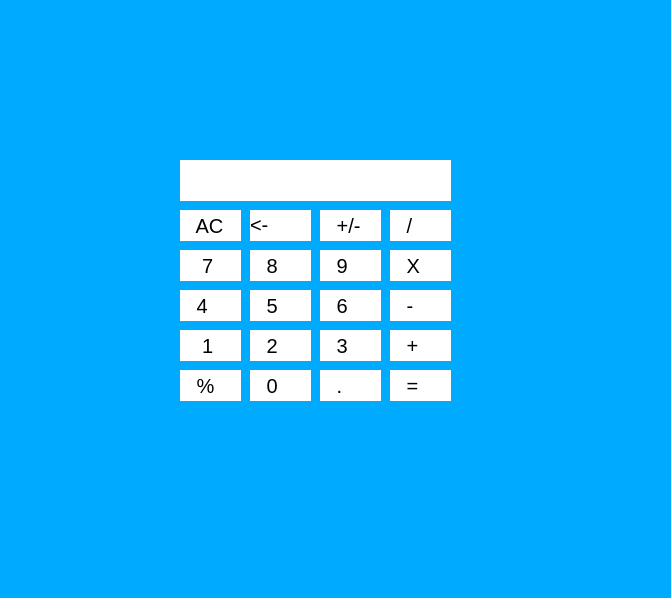
<?xml version="1.0" encoding="UTF-8"?>
<ui version="4.0">
 <class>MainWindow</class>
 <widget class="QMainWindow" name="MainWindow">
  <property name="geometry">
   <rect>
    <x>0</x>
    <y>0</y>
    <width>671</width>
    <height>598</height>
   </rect>
  </property>
  <property name="windowTitle">
   <string>MainWindow</string>
  </property>
  <property name="styleSheet">
   <string notr="true">background:rgb(0, 170, 255)</string>
  </property>
  <widget class="QWidget" name="centralwidget">
   <widget class="QLabel" name="label">
    <property name="geometry">
     <rect>
      <x>180</x>
      <y>250</y>
      <width>61</width>
      <height>31</height>
     </rect>
    </property>
    <property name="font">
     <font>
      <pointsize>15</pointsize>
     </font>
    </property>
    <property name="styleSheet">
     <string notr="true">background:rgb(255, 255, 255)</string>
    </property>
    <property name="text">
     <string>    7</string>
    </property>
   </widget>
   <widget class="QLabel" name="label_4">
    <property name="geometry">
     <rect>
      <x>180</x>
      <y>370</y>
      <width>61</width>
      <height>31</height>
     </rect>
    </property>
    <property name="font">
     <font>
      <pointsize>15</pointsize>
     </font>
    </property>
    <property name="styleSheet">
     <string notr="true">background:rgb(255, 255, 255)</string>
    </property>
    <property name="text">
     <string>   %</string>
    </property>
   </widget>
   <widget class="QLabel" name="label_5">
    <property name="geometry">
     <rect>
      <x>180</x>
      <y>330</y>
      <width>61</width>
      <height>31</height>
     </rect>
    </property>
    <property name="font">
     <font>
      <pointsize>15</pointsize>
     </font>
    </property>
    <property name="styleSheet">
     <string notr="true">background:rgb(255, 255, 255)</string>
    </property>
    <property name="text">
     <string>    1</string>
    </property>
   </widget>
   <widget class="QLabel" name="label_6">
    <property name="geometry">
     <rect>
      <x>180</x>
      <y>290</y>
      <width>61</width>
      <height>31</height>
     </rect>
    </property>
    <property name="font">
     <font>
      <pointsize>15</pointsize>
     </font>
    </property>
    <property name="styleSheet">
     <string notr="true">background:rgb(255, 255, 255)</string>
    </property>
    <property name="text">
     <string>   4</string>
    </property>
   </widget>
   <widget class="QLabel" name="label_7">
    <property name="geometry">
     <rect>
      <x>250</x>
      <y>290</y>
      <width>61</width>
      <height>31</height>
     </rect>
    </property>
    <property name="font">
     <font>
      <pointsize>15</pointsize>
     </font>
    </property>
    <property name="styleSheet">
     <string notr="true">background:rgb(255, 255, 255)</string>
    </property>
    <property name="text">
     <string>   5</string>
    </property>
   </widget>
   <widget class="QLabel" name="label_2">
    <property name="geometry">
     <rect>
      <x>250</x>
      <y>250</y>
      <width>61</width>
      <height>31</height>
     </rect>
    </property>
    <property name="font">
     <font>
      <pointsize>15</pointsize>
     </font>
    </property>
    <property name="styleSheet">
     <string notr="true">background:rgb(255, 255, 255)</string>
    </property>
    <property name="text">
     <string>   8</string>
    </property>
   </widget>
   <widget class="QLabel" name="label_8">
    <property name="geometry">
     <rect>
      <x>250</x>
      <y>370</y>
      <width>61</width>
      <height>31</height>
     </rect>
    </property>
    <property name="font">
     <font>
      <pointsize>15</pointsize>
     </font>
    </property>
    <property name="styleSheet">
     <string notr="true">background:rgb(255, 255, 255)</string>
    </property>
    <property name="text">
     <string>   0</string>
    </property>
   </widget>
   <widget class="QLabel" name="label_9">
    <property name="geometry">
     <rect>
      <x>250</x>
      <y>330</y>
      <width>61</width>
      <height>31</height>
     </rect>
    </property>
    <property name="font">
     <font>
      <pointsize>15</pointsize>
     </font>
    </property>
    <property name="styleSheet">
     <string notr="true">background:rgb(255, 255, 255)</string>
    </property>
    <property name="text">
     <string>   2</string>
    </property>
   </widget>
   <widget class="QLabel" name="label_10">
    <property name="geometry">
     <rect>
      <x>320</x>
      <y>290</y>
      <width>61</width>
      <height>31</height>
     </rect>
    </property>
    <property name="font">
     <font>
      <pointsize>15</pointsize>
     </font>
    </property>
    <property name="styleSheet">
     <string notr="true">background:rgb(255, 255, 255)</string>
    </property>
    <property name="text">
     <string>   6</string>
    </property>
   </widget>
   <widget class="QLabel" name="label_3">
    <property name="geometry">
     <rect>
      <x>320</x>
      <y>250</y>
      <width>61</width>
      <height>31</height>
     </rect>
    </property>
    <property name="font">
     <font>
      <pointsize>15</pointsize>
     </font>
    </property>
    <property name="styleSheet">
     <string notr="true">background:rgb(255, 255, 255)</string>
    </property>
    <property name="text">
     <string>   9</string>
    </property>
   </widget>
   <widget class="QLabel" name="label_11">
    <property name="geometry">
     <rect>
      <x>320</x>
      <y>370</y>
      <width>61</width>
      <height>31</height>
     </rect>
    </property>
    <property name="font">
     <font>
      <pointsize>15</pointsize>
     </font>
    </property>
    <property name="styleSheet">
     <string notr="true">background:rgb(255, 255, 255)</string>
    </property>
    <property name="text">
     <string>   .</string>
    </property>
   </widget>
   <widget class="QLabel" name="label_12">
    <property name="geometry">
     <rect>
      <x>320</x>
      <y>330</y>
      <width>61</width>
      <height>31</height>
     </rect>
    </property>
    <property name="font">
     <font>
      <pointsize>15</pointsize>
     </font>
    </property>
    <property name="styleSheet">
     <string notr="true">background:rgb(255, 255, 255)</string>
    </property>
    <property name="text">
     <string>   3</string>
    </property>
   </widget>
   <widget class="QLabel" name="label_13">
    <property name="geometry">
     <rect>
      <x>390</x>
      <y>290</y>
      <width>61</width>
      <height>31</height>
     </rect>
    </property>
    <property name="font">
     <font>
      <pointsize>15</pointsize>
     </font>
    </property>
    <property name="styleSheet">
     <string notr="true">background:rgb(255, 255, 255)</string>
    </property>
    <property name="text">
     <string>   -</string>
    </property>
   </widget>
   <widget class="QLabel" name="label_14">
    <property name="geometry">
     <rect>
      <x>390</x>
      <y>250</y>
      <width>61</width>
      <height>31</height>
     </rect>
    </property>
    <property name="font">
     <font>
      <pointsize>15</pointsize>
     </font>
    </property>
    <property name="styleSheet">
     <string notr="true">background:rgb(255, 255, 255)</string>
    </property>
    <property name="text">
     <string>   X</string>
    </property>
   </widget>
   <widget class="QLabel" name="label_15">
    <property name="geometry">
     <rect>
      <x>390</x>
      <y>370</y>
      <width>61</width>
      <height>31</height>
     </rect>
    </property>
    <property name="font">
     <font>
      <pointsize>15</pointsize>
     </font>
    </property>
    <property name="styleSheet">
     <string notr="true">background:rgb(255, 255, 255)</string>
    </property>
    <property name="text">
     <string>   =</string>
    </property>
   </widget>
   <widget class="QLabel" name="label_16">
    <property name="geometry">
     <rect>
      <x>390</x>
      <y>330</y>
      <width>61</width>
      <height>31</height>
     </rect>
    </property>
    <property name="font">
     <font>
      <pointsize>15</pointsize>
     </font>
    </property>
    <property name="styleSheet">
     <string notr="true">background:rgb(255, 255, 255)</string>
    </property>
    <property name="text">
     <string>   +</string>
    </property>
   </widget>
   <widget class="QLabel" name="label_17">
    <property name="geometry">
     <rect>
      <x>250</x>
      <y>210</y>
      <width>61</width>
      <height>31</height>
     </rect>
    </property>
    <property name="font">
     <font>
      <pointsize>15</pointsize>
     </font>
    </property>
    <property name="styleSheet">
     <string notr="true">background:rgb(255, 255, 255)</string>
    </property>
    <property name="text">
     <string>   &lt;-</string>
    </property>
   </widget>
   <widget class="QLabel" name="label_18">
    <property name="geometry">
     <rect>
      <x>180</x>
      <y>210</y>
      <width>61</width>
      <height>31</height>
     </rect>
    </property>
    <property name="font">
     <font>
      <pointsize>15</pointsize>
     </font>
    </property>
    <property name="styleSheet">
     <string notr="true">background:rgb(255, 255, 255)</string>
    </property>
    <property name="text">
     <string>   AC</string>
    </property>
   </widget>
   <widget class="QLabel" name="label_19">
    <property name="geometry">
     <rect>
      <x>320</x>
      <y>210</y>
      <width>61</width>
      <height>31</height>
     </rect>
    </property>
    <property name="font">
     <font>
      <pointsize>15</pointsize>
     </font>
    </property>
    <property name="styleSheet">
     <string notr="true">background:rgb(255, 255, 255)</string>
    </property>
    <property name="text">
     <string>   +/-</string>
    </property>
   </widget>
   <widget class="QLabel" name="label_20">
    <property name="geometry">
     <rect>
      <x>390</x>
      <y>210</y>
      <width>61</width>
      <height>31</height>
     </rect>
    </property>
    <property name="font">
     <font>
      <pointsize>15</pointsize>
     </font>
    </property>
    <property name="styleSheet">
     <string notr="true">background:rgb(255, 255, 255);
hover:rgb(0, 0, 255)</string>
    </property>
    <property name="text">
     <string>   /</string>
    </property>
   </widget>
   <widget class="QLabel" name="label_21">
    <property name="geometry">
     <rect>
      <x>180</x>
      <y>160</y>
      <width>271</width>
      <height>41</height>
     </rect>
    </property>
    <property name="styleSheet">
     <string notr="true">background:rgb(255, 255, 255)</string>
    </property>
    <property name="text">
     <string/>
    </property>
   </widget>
  </widget>
  <widget class="QMenuBar" name="menubar">
   <property name="geometry">
    <rect>
     <x>0</x>
     <y>0</y>
     <width>671</width>
     <height>21</height>
    </rect>
   </property>
  </widget>
  <widget class="QStatusBar" name="statusbar"/>
 </widget>
 <resources/>
 <connections/>
</ui>
